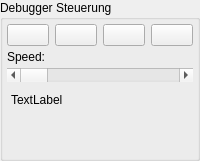
      <widget class="QGroupBox" name="groupBox_3">
       <property name="minimumSize">
        <size>
         <width>0</width>
         <height>0</height>
        </size>
       </property>
       <property name="title">
        <string>Debugger Steuerung</string>
       </property>
       <layout class="QGridLayout" name="gridLayout_3">
        <property name="leftMargin">
         <number>4</number>
        </property>
        <property name="topMargin">
         <number>4</number>
        </property>
        <property name="rightMargin">
         <number>4</number>
        </property>
        <property name="bottomMargin">
         <number>4</number>
        </property>
        <property name="verticalSpacing">
         <number>4</number>
        </property>
        <item row="0" column="2">
         <widget class="QPushButton" name="AnimationStart">
          <property name="toolTip">
           <string>Die Programmausführung wird animiert. 
Die Geschwindigkeit ist Einstellbar.</string>
          </property>
          <property name="text">
           <string notr="true"/>
          </property>
          <property name="icon">
           <iconset resource="emu64.qrc">
            <normaloff>:/grafik/animation.png</normaloff>:/grafik/animation.png</iconset>
          </property>
         </widget>
        </item>
        <item row="0" column="1">
         <widget class="QPushButton" name="OneOpcode">
          <property name="toolTip">
           <string>Es wird genau ein Opcode abgearbeitet.</string>
          </property>
          <property name="text">
           <string notr="true"/>
          </property>
          <property name="icon">
           <iconset resource="emu64.qrc">
            <normaloff>:/grafik/one_opcode.png</normaloff>:/grafik/one_opcode.png</iconset>
          </property>
         </widget>
        </item>
        <item row="6" column="1">
         <spacer name="verticalSpacer">
          <property name="orientation">
           <enum>Qt::Vertical</enum>
          </property>
          <property name="sizeHint" stdset="0">
           <size>
            <width>20</width>
            <height>40</height>
           </size>
          </property>
         </spacer>
        </item>
        <item row="0" column="0">
         <widget class="QPushButton" name="OneZyklus">
          <property name="toolTip">
           <string>Es wird genau ein C64 Zyklus abgearbeitet.</string>
          </property>
          <property name="text">
           <string notr="true"/>
          </property>
          <property name="icon">
           <iconset resource="emu64.qrc">
            <normaloff>:/grafik/one_zyklus.png</normaloff>:/grafik/one_zyklus.png</iconset>
          </property>
         </widget>
        </item>
        <item row="2" column="0" colspan="4">
         <widget class="QScrollBar" name="AnimationSpeed">
          <property name="toolTip">
           <string>Hiermit stellen sie die Animationsgeschwindigkeit ein.
In Zyklen pro Sekunde.</string>
          </property>
          <property name="minimum">
           <number>1</number>
          </property>
          <property name="maximum">
           <number>985248</number>
          </property>
          <property name="pageStep">
           <number>1000</number>
          </property>
          <property name="tracking">
           <bool>true</bool>
          </property>
          <property name="orientation">
           <enum>Qt::Horizontal</enum>
          </property>
          <property name="invertedControls">
           <bool>true</bool>
          </property>
         </widget>
        </item>
        <item row="5" column="0" colspan="4">
         <layout class="QHBoxLayout" name="horizontalLayout_6">
          <property name="leftMargin">
           <number>4</number>
          </property>
          <property name="topMargin">
           <number>4</number>
          </property>
          <property name="rightMargin">
           <number>4</number>
          </property>
          <property name="bottomMargin">
           <number>4</number>
          </property>
          <item>
           <widget class="QLabel" name="anispeed_out">
            <property name="text">
             <string notr="true">TextLabel</string>
            </property>
           </widget>
          </item>
          <item>
           <spacer name="horizontalSpacer_6">
            <property name="orientation">
             <enum>Qt::Horizontal</enum>
            </property>
            <property name="sizeHint" stdset="0">
             <size>
              <width>40</width>
              <height>20</height>
             </size>
            </property>
           </spacer>
          </item>
         </layout>
        </item>
        <item row="0" column="3">
         <widget class="QPushButton" name="AnimationStop">
          <property name="toolTip">
           <string>Die animierte Programmausführung wird gestoppt.</string>
          </property>
          <property name="text">
           <string notr="true"/>
          </property>
          <property name="icon">
           <iconset resource="emu64.qrc">
            <normaloff>:/grafik/stop.png</normaloff>:/grafik/stop.png</iconset>
          </property>
         </widget>
        </item>
        <item row="1" column="0">
         <widget class="QLabel" name="label_anispeed">
          <property name="text">
           <string>Speed:</string>
          </property>
         </widget>
        </item>
       </layout>
      </widget>
